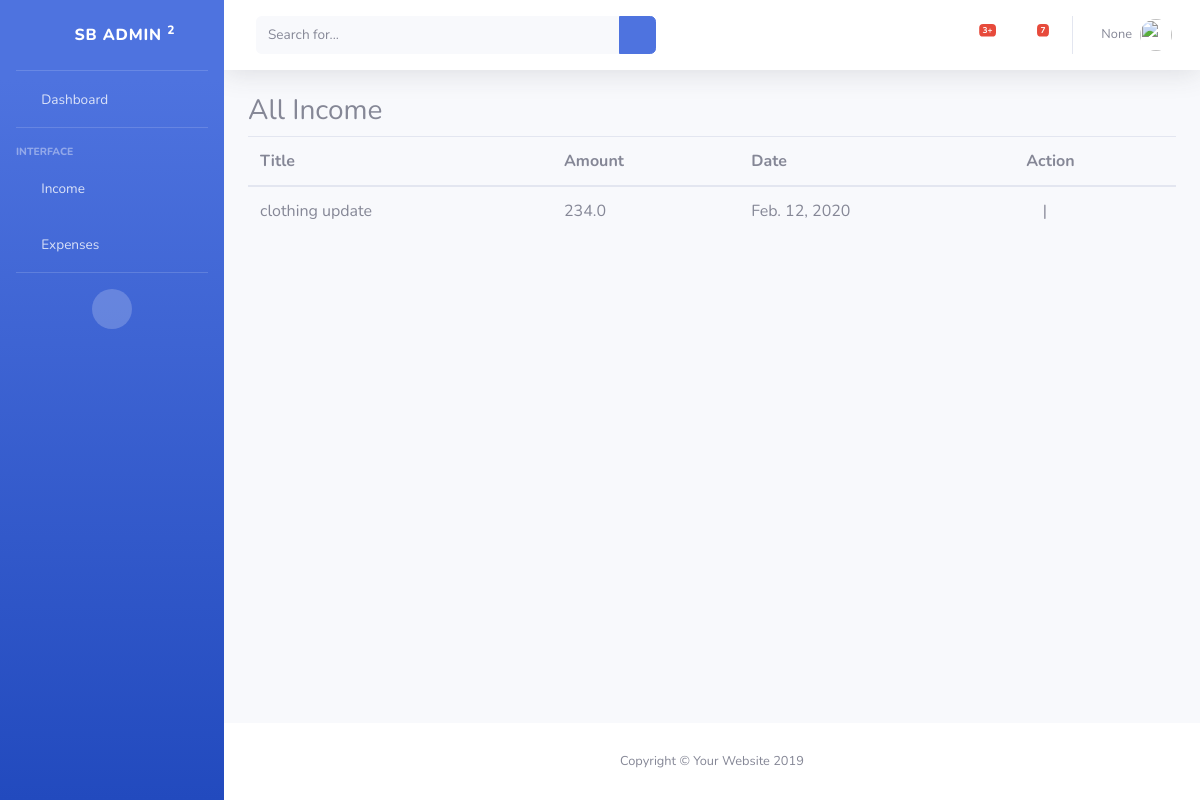
/income/ (signed in), run on an earlier commit of the app's database.
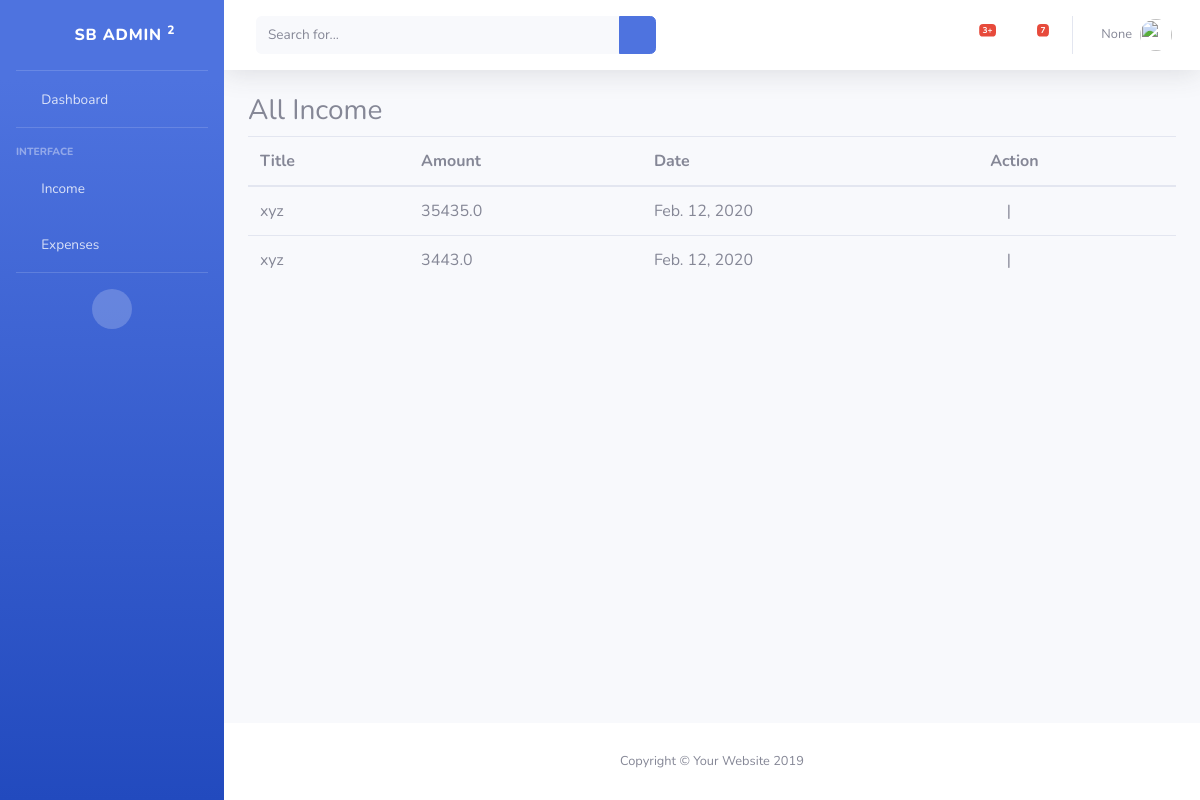
And on a later commit of the database.
### income/models.py (models this page shows, shortened)
class Income(Abs):
    image = models.ImageField(upload_to='income/', null=True, blank=True)
    category = models.ForeignKey(IncomeCategory, on_delete=models.CASCADE)
    objects = IncomeManager()
    class Meta:
        db_table = 'income'

### income/views.py (the view)
# urls.py: path('',IncomeView.as_view(),name='income'),
class IncomeView(LoginRequiredMixin,View):
    template_name = 'income.html'
    login_url = '/account/login'
    def get(self,request):
        context = {
            'income':Income.objects.filter(category__in=IncomeCategory.objects.filter(user_id=request.user.id))
        }
        return render(request,self.template_name,context)

### templates/income.html
{% extends 'master/master.html' %}
 {% block 'sidebar' %}
  {% include 'component/sidebar.html' %}
 {% endblock %}
 {% block 'navbar' %}
  {% include 'component/nav.html' %}
 {% endblock %}
 {% block 'footer' %}
{% include 'component/footer.html' %}
 {% endblock %}
{% block 'body' %}
  <h3>All Income</h3>
<table class="table">
  <thead>
  <th>Title</th>
  <th>Amount</th>
  <th>Date</th>
  <th>Action</th>
  </thead>
 {% for i in income %}
    <tr>
     <td>{{i.title}}</td>
     <td>{{i.price}}</td>
     <td>{{i.date}}</td>
     <td><a href="{% url 'edit_income' i.slug %}"><i class="fa fa-edit"></i> </a> | <a href="{% url 'delete_income' i.slug %}"><i class="fa fa-trash"></i> </a> </td>
    </tr>
 {% endfor %}
</table>
{% endblock %}

What changed in the data, as far as the page shows it:
removed Income: title "clothing update", price "234.0", date "Feb. 12, 2020"
now on this page (row edited): Income: title "xyz", price "35435.0", date "Feb. 12, 2020"
now on this page (row edited): Income: title "xyz", price "3443.0", date "Feb. 12, 2020"
